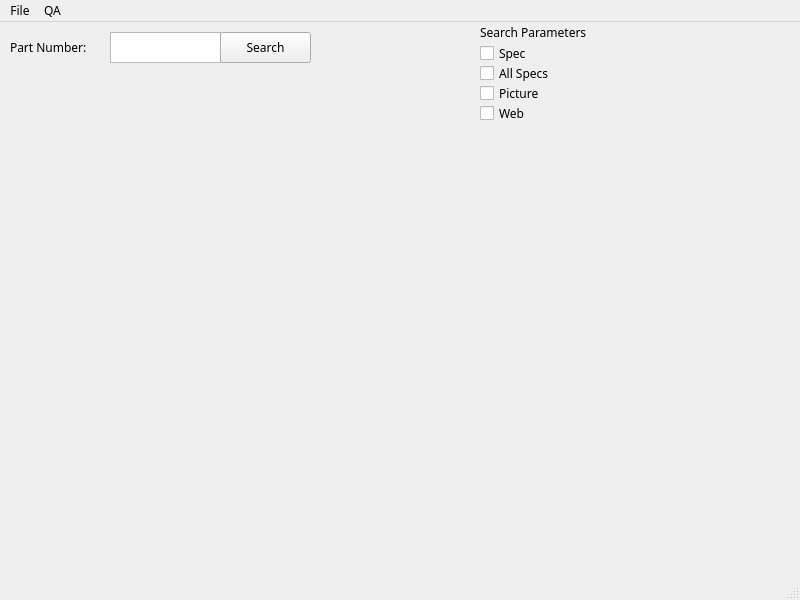
<?xml version="1.0" encoding="UTF-8"?>
<ui version="4.0">
 <class>MainWindow</class>
 <widget class="QMainWindow" name="MainWindow">
  <property name="geometry">
   <rect>
    <x>0</x>
    <y>0</y>
    <width>800</width>
    <height>600</height>
   </rect>
  </property>
  <property name="font">
   <font>
    <family>Myriad Pro</family>
   </font>
  </property>
  <property name="windowTitle">
   <string>Tensility</string>
  </property>
  <property name="windowIcon">
   <iconset>
    <normaloff>../../../../../media/sf_Z_DRIVE/favicon-1,favicon-2,favicon-3/favicon-1.png</normaloff>../../../../../media/sf_Z_DRIVE/favicon-1,favicon-2,favicon-3/favicon-1.png</iconset>
  </property>
  <property name="autoFillBackground">
   <bool>true</bool>
  </property>
  <widget class="QWidget" name="centralwidget">
   <widget class="QLabel" name="label">
    <property name="geometry">
     <rect>
      <x>10</x>
      <y>10</y>
      <width>101</width>
      <height>31</height>
     </rect>
    </property>
    <property name="text">
     <string>Part Number:</string>
    </property>
   </widget>
   <widget class="QTextEdit" name="partNumberSearch">
    <property name="geometry">
     <rect>
      <x>110</x>
      <y>10</y>
      <width>111</width>
      <height>31</height>
     </rect>
    </property>
    <property name="autoFillBackground">
     <bool>true</bool>
    </property>
   </widget>
   <widget class="QPushButton" name="searchButton">
    <property name="geometry">
     <rect>
      <x>220</x>
      <y>10</y>
      <width>91</width>
      <height>31</height>
     </rect>
    </property>
    <property name="text">
     <string>Search</string>
    </property>
   </widget>
   <widget class="QCheckBox" name="checkboxSpec">
    <property name="enabled">
     <bool>true</bool>
    </property>
    <property name="geometry">
     <rect>
      <x>480</x>
      <y>20</y>
      <width>92</width>
      <height>23</height>
     </rect>
    </property>
    <property name="acceptDrops">
     <bool>false</bool>
    </property>
    <property name="autoFillBackground">
     <bool>false</bool>
    </property>
    <property name="text">
     <string>Spec</string>
    </property>
   </widget>
   <widget class="QCheckBox" name="checkboxAllSpecs">
    <property name="geometry">
     <rect>
      <x>480</x>
      <y>40</y>
      <width>92</width>
      <height>23</height>
     </rect>
    </property>
    <property name="text">
     <string>All Specs</string>
    </property>
   </widget>
   <widget class="QCheckBox" name="checkboxPicture">
    <property name="geometry">
     <rect>
      <x>480</x>
      <y>60</y>
      <width>92</width>
      <height>23</height>
     </rect>
    </property>
    <property name="text">
     <string>Picture</string>
    </property>
   </widget>
   <widget class="QCheckBox" name="checkboxWeb">
    <property name="geometry">
     <rect>
      <x>480</x>
      <y>80</y>
      <width>92</width>
      <height>23</height>
     </rect>
    </property>
    <property name="text">
     <string>Web</string>
    </property>
   </widget>
   <widget class="QLabel" name="label_2">
    <property name="geometry">
     <rect>
      <x>480</x>
      <y>0</y>
      <width>141</width>
      <height>21</height>
     </rect>
    </property>
    <property name="text">
     <string>Search Parameters</string>
    </property>
   </widget>
  </widget>
  <widget class="QMenuBar" name="menubar">
   <property name="geometry">
    <rect>
     <x>0</x>
     <y>0</y>
     <width>800</width>
     <height>21</height>
    </rect>
   </property>
   <widget class="QMenu" name="menuFile">
    <property name="title">
     <string>File</string>
    </property>
    <addaction name="actionSubmit_Bug_Report"/>
   </widget>
   <widget class="QMenu" name="menuQA">
    <property name="title">
     <string>QA</string>
    </property>
    <addaction name="actionConnector"/>
    <addaction name="actionCable_Assembly"/>
    <addaction name="actionWire"/>
    <addaction name="actionPower_Supply"/>
   </widget>
   <addaction name="menuFile"/>
   <addaction name="menuQA"/>
  </widget>
  <widget class="QStatusBar" name="statusbar"/>
  <action name="actionConnector">
   <property name="text">
    <string>Connector</string>
   </property>
  </action>
  <action name="actionCable_Assembly">
   <property name="text">
    <string>Cable Assembly</string>
   </property>
  </action>
  <action name="actionWire">
   <property name="text">
    <string>Wire</string>
   </property>
  </action>
  <action name="actionAC_Cords">
   <property name="text">
    <string>AC Cords</string>
   </property>
  </action>
  <action name="actionPower_Supply">
   <property name="text">
    <string>Power Supply</string>
   </property>
  </action>
  <action name="actionSubmit_Bug_Report">
   <property name="text">
    <string>Submit Bug Report</string>
   </property>
  </action>
 </widget>
 <resources/>
 <connections/>
</ui>
